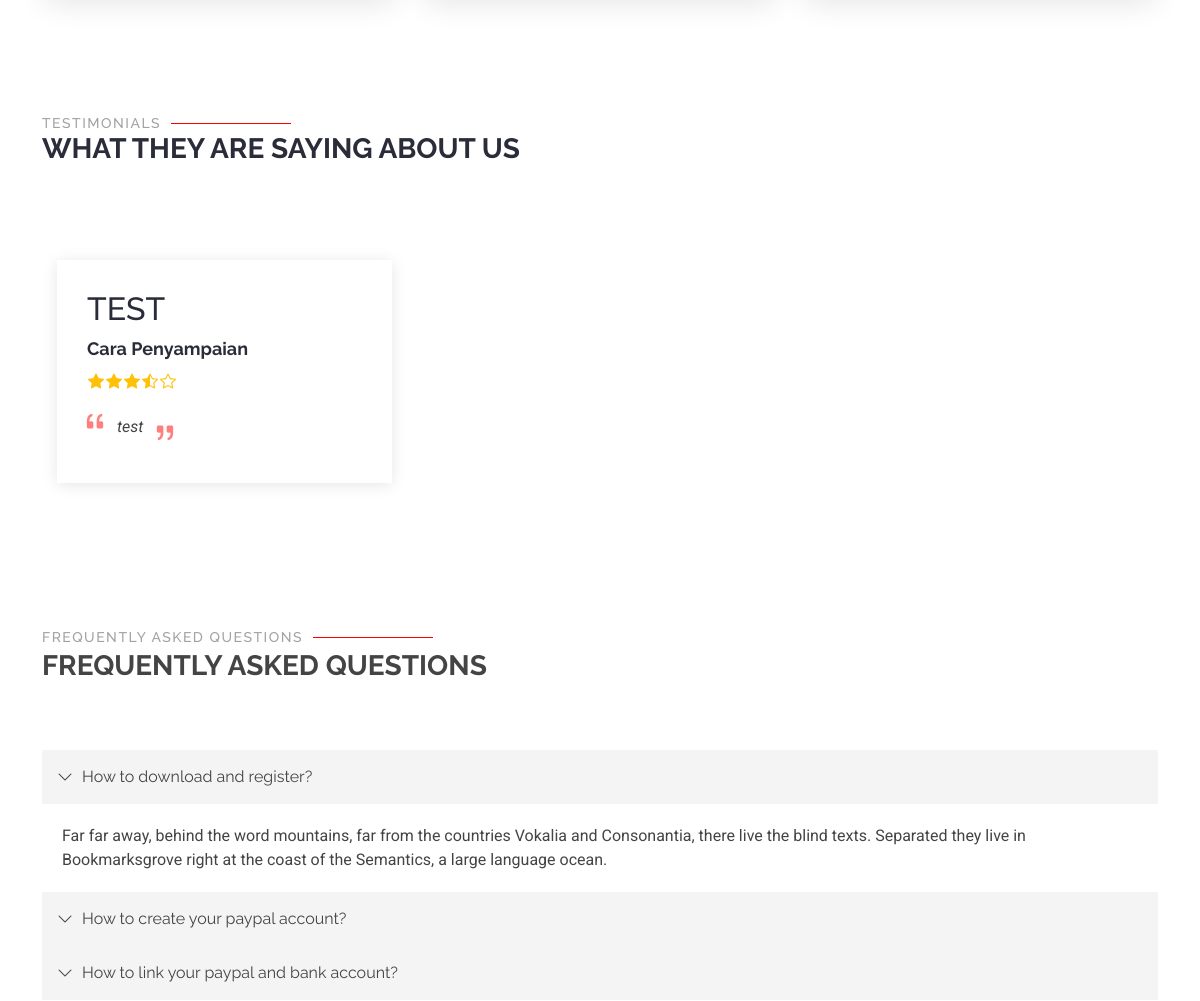
/views/index2.php (middle part), run on an earlier commit of the app's database.
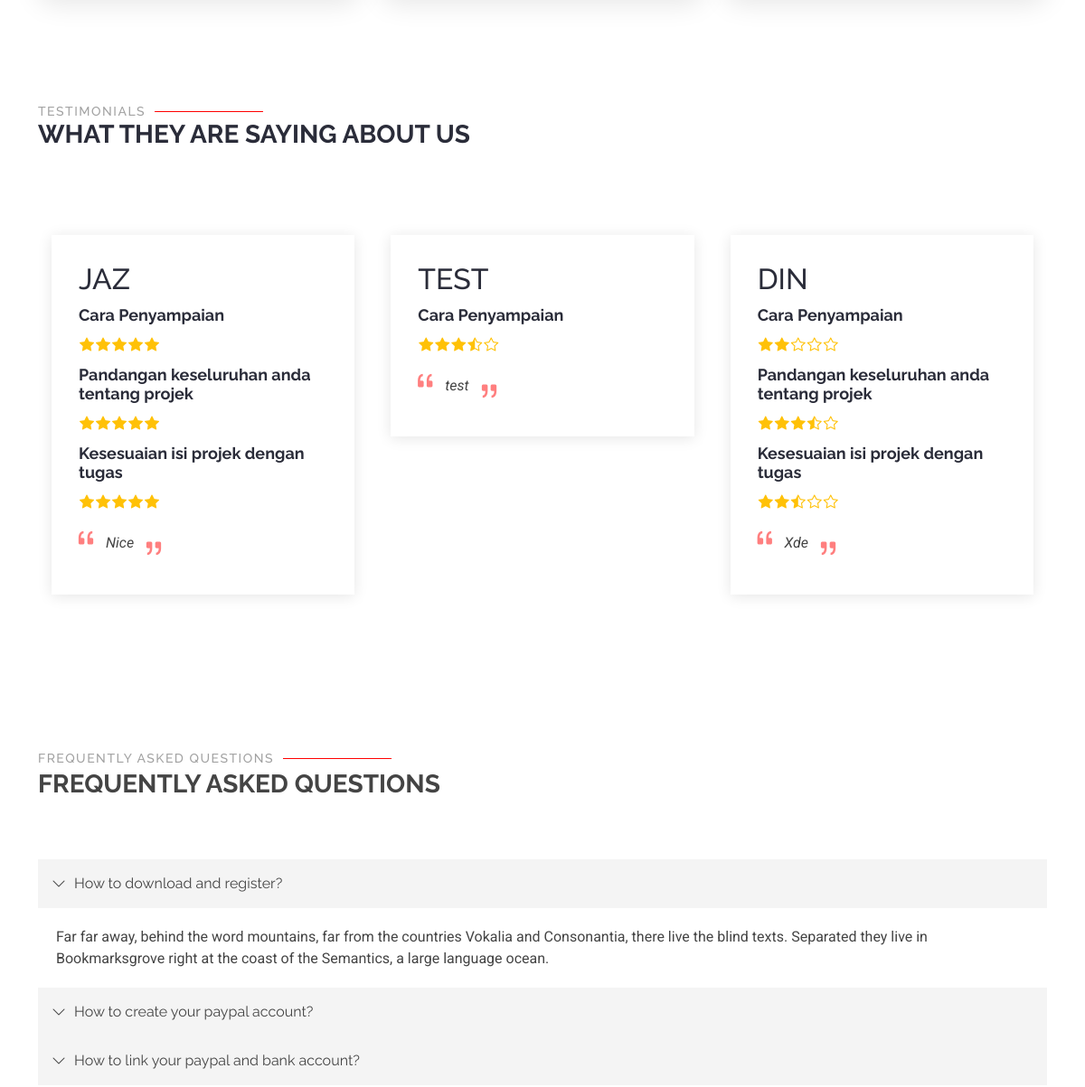
And on a later commit of the database.
### tables this page shows
CREATE TABLE IF NOT EXISTS `feedback` (
  `id` int NOT NULL AUTO_INCREMENT,
  `nama` varchar(100) DEFAULT NULL,
  `content` text,
  `rate1` float DEFAULT NULL,
  `rate2` float DEFAULT NULL,
  `rate3` float DEFAULT NULL,
  `time_add` datetime NOT NULL DEFAULT CURRENT_TIMESTAMP,
  `time_edit` datetime NOT NULL DEFAULT CURRENT_TIMESTAMP ON UPDATE CURRENT_TIMESTAMP,
  PRIMARY KEY (`id`)
);

### views/index2.php (the view, shortened to what this page needs)
<?php include(getcwd() . '/admin/server.php');
?>
<!DOCTYPE html>
<html lang="en">
<head>
  <link href="assets/vendor/bootstrap/css/bootstrap.min.css" rel="stylesheet">
  <link href="assets/vendor/bootstrap-icons/bootstrap-icons.css" rel="stylesheet">
  <link href="assets/vendor/aos/aos.css" rel="stylesheet">
  <link href="assets/vendor/animate.css/animate.min.css" rel="stylesheet">
  <link href="assets/vendor/glightbox/css/glightbox.min.css" rel="stylesheet">
  <link href="assets/vendor/swiper/swiper-bundle.min.css" rel="stylesheet">
  <link href="assets/css/main.css" rel="stylesheet">
</head>
<body class="index-page">
  <main class="main">
    <section id="services" class="services section">
    </section>
    <?php
    $query =
      "SELECT * FROM feedback ORDER BY LENGTH(content) DESC, rate1 DESC, rate2 DESC, rate3 DESC, time_add DESC";
    $feedback = mysqli_query($db, $query);
    if ($feedback) {
      if (mysqli_num_rows($feedback) > 0) {
        ?>
        <section id="testimonials" class="testimonials section">
          <div class="container section-title" data-aos="fade-up">
            <h2>Testimonials</h2>
            <p>What they are saying about us</p>
          </div>
          <div class="container" data-aos="fade-up" data-aos-delay="100">
            <div class="swiper init-swiper">
              <div class="swiper-wrapper">
                <?php while ($row = mysqli_fetch_assoc($feedback)) { ?>
                  <div class="swiper-slide">
                    <div class="testimonial-item">
                      <h2 class="text-uppercase"><?php echo $row['nama'] ?></h2>
                      <?php if ($row['rate1']) { ?>
                        <h3>Cara Penyampaian</h3>
                        <div class="stars">
                          <?php
                          $rating = $row['rate1'];
                          for ($i = 1; $i <= 5; $i++) {
                            if ($i <= floor($rating)) {
                              echo '<i class="bi bi-star-fill"></i>';
                            } else if ($i == ceil($rating) && $rating - floor($rating) >= 0.5) {
                              echo '<i class="bi bi-star-half"></i>';
                            } else {
                              echo '<i class="bi bi-star"></i>';
                            }
                          }
                          ?>
                        </div> <?php }
                      ?>
                      <?php if ($row['rate2']) { ?>
                        <h3>Pandangan keseluruhan anda tentang projek</h3>
                        <div class="stars">
                          <?php
                          $rating = $row['rate2'];
                          for ($i = 1; $i <= 5; $i++) {
                            if ($i <= floor($rating)) {
                              echo '<i class="bi bi-star-fill"></i>';
                            } else if ($i == ceil($rating) && $rating - floor($rating) >= 0.5) {
                              echo '<i class="bi bi-star-half"></i>';
                            } else {
                              echo '<i class="bi bi-star"></i>';
                            }
                          }
                          ?>
                        </div> <?php }
                      ?>
                      <?php if ($row['rate3']) { ?>
                        <h3>Kesesuaian isi projek dengan tugas</h3>
                        <div class="stars">
                          <?php
                          $rating = $row['rate3'];
                          for ($i = 1; $i <= 5; $i++) {
                            if ($i <= floor($rating)) {
                              echo '<i class="bi bi-star-fill"></i>';
                            } else if ($i == ceil($rating) && $rating - floor($rating) >= 0.5) {
                              echo '<i class="bi bi-star-half"></i>';
                            } else {
                              echo '<i class="bi bi-star"></i>';
                            }
                          }
                          ?>
                        </div>
                      <?php }
                      ?>
                      <?php if ($row['content']) { ?>
                        <p>
                          <i class="bi bi-quote quote-icon-left"></i>
                          <span><?php echo $row['content'] ?></span>
                          <i class="bi bi-quote quote-icon-right"></i>
                        </p>
                      <?php }
                      ?>
                    </div>
                  </div>
                <?php } ?>
              </div>
            </div>
          </div>
        </section>
        <?php
      }
    } ?>
    <section id="faq" class="faq section">
      <div class="container section-title" data-aos="fade-up">
        <h2>Frequently Asked Questions</h2>
        <p>Frequently Asked Questions</p>
      </div>
      <div class="container" data-aos="fade-up">
        <div class="row">
          <div class="col-12">
            <div class="custom-accordion" id="accordion-faq">
              <div class="accordion-item">
                <h2 class="mb-0">
                  <button class="btn btn-link" type="button" data-bs-toggle="collapse" data-bs-target="#collapse-faq-1">
                    How to download and register?
                  </button>
                </h2>
                <div id="collapse-faq-1" class="collapse show" aria-labelledby="headingOne"
                  data-parent="#accordion-faq">
                  <div class="accordion-body">
                    Far far away, behind the word mountains, far from the countries
                    Vokalia and Consonantia, there live the blind texts. Separated
                    they live in Bookmarksgrove right at the coast of the Semantics,
                    a large language ocean.
                  </div>
                </div>
              </div>
              <div class="accordion-item">
                <h2 class="mb-0">
                  <button class="btn btn-link collapsed" type="button" data-bs-toggle="collapse"
                    data-bs-target="#collapse-faq-2">
                    How to create your paypal account?
                  </button>
                </h2>
              </div>
              <div class="accordion-item">
                <h2 class="mb-0">
                  <button class="btn btn-link collapsed" type="button" data-bs-toggle="collapse"
                    data-bs-target="#collapse-faq-3">
                    How to link your paypal and bank account?
                  </button>
                </h2>
              </div>
            </div>
          </div>
        </div>
      </div>
    </section>
  </main>
</body>
</html>

### assets/css/main.css (style rules this page uses)
:root { --default-font: "Roboto", system-ui, -apple-system, "Segoe UI", Roboto, "Helvetica Neue", Arial, "Noto Sans", "Liberation Sans", sans-serif, "Apple Color Emoji", "Segoe UI Emoji", "Segoe UI Symbol", "Noto Color Emoji"; --heading-font: "Raleway", sans-serif; --nav-font: "Poppins", sans-serif; }
:root { --background-color: #ffffff; --default-color: #444444; --heading-color: #2a2c39; --accent-color: #ff0000; --surface-color: #ffffff; --contrast-color: #ffffff; }
:root { --nav-color: #ffffff; --nav-hover-color: #ff0000; --nav-mobile-background-color: #ffffff; --nav-dropdown-background-color: #ffffff; --nav-dropdown-color: #060606; --nav-dropdown-hover-color: #ff0000; }
:root { scroll-behavior: smooth; }
body { color: var(--default-color); background-color: var(--background-color); font-family: var(--default-font); }
h1, h2, h3, h4, h5, h6 { color: var(--heading-color); font-family: var(--heading-font); }
section, .section { color: var(--default-color); background-color: var(--background-color); padding: 60px 0; scroll-margin-top: 77px; overflow: clip; }
.section-title { padding-bottom: 60px; position: relative; }
.section-title h2 { font-size: 14px; font-weight: 500; padding: 0; line-height: 1px; margin: 0; letter-spacing: 1.5px; text-transform: uppercase; color: color-mix(in srgb, var(--default-color), transparent 50%); position: relative; }
.section-title h2::after { content: ""; width: 120px; height: 1px; display: inline-block; background: var(--accent-color); margin: 4px 10px; }
.section-title p { color: var(--heading-color); margin: 0; font-size: 28px; font-weight: 700; text-transform: uppercase; font-family: var(--heading-font); }
.testimonials .testimonial-item { background-color: var(--surface-color); box-shadow: 0px 2px 15px rgba(0, 0, 0, 0.1); box-sizing: content-box; padding: 30px; margin: 30px 15px; position: relative; height: 100%; }
.testimonials .testimonial-item h3 { font-size: 18px; font-weight: bold; margin: 10px 0 5px 0; }
.stars { margin: 10px 0; }
.stars i { color: #ffc107; margin: 0 1px; }
.testimonials .testimonial-item .quote-icon-left, .testimonials .testimonial-item .quote-icon-right { color: color-mix(in srgb, var(--accent-color), transparent 50%); font-size: 26px; line-height: 0; }
.testimonials .testimonial-item .quote-icon-left { display: inline-block; left: -5px; position: relative; }
.testimonials .testimonial-item .quote-icon-right { display: inline-block; right: -5px; position: relative; top: 10px; transform: scale(-1, -1); }
.testimonials .testimonial-item p { font-style: italic; margin: 15px auto 15px auto; }
.testimonials .swiper-wrapper { height: auto; }
.faq p { line-height: 1.7; color: var(--default-color); }
.faq .custom-accordion .accordion-item { background-color: var(--surface-color); margin-bottom: 0px; position: relative; border-radius: 0px; overflow: hidden; }
.faq .custom-accordion .accordion-item .btn-link { display: block; width: 100%; padding: 15px 0; text-decoration: none; text-align: left; color: var(--default-color); border: none; padding-left: 40px; border-radius: 0; position: relative; background-color: color-mix(in srgb, var(--default-color), transparent 94%); }
.faq .custom-accordion .accordion-item .btn-link:before { content: "\f282"; display: inline-block; font-family: "bootstrap-icons" !important; font-style: normal; font-weight: normal !important; font-variant: normal; text-transform: none; line-height: 1; vertical-align: -0.125em; -webkit-font-smoothing: antialiased; position: absolute; top: 50%; transform: translateY(-50%); left: 15px; }
.faq .custom-accordion .accordion-item .accordion-body { padding: 20px 20px 20px 20px; color: var(--default-color); }

What changed in the data, as far as the page shows it:
added feedback: nama "JAZ", rate1 "Cara Penyampaian", shows "Pandangan keseluruhan anda tentang projek", rate2 5 (drawn), rate3 "Kesesuaian isi projek dengan tugas", content "Nice"
added feedback: nama "DIN", rate1 "Cara Penyampaian", shows "Pandangan keseluruhan anda tentang projek", rate2 3.5 (drawn), rate3 "Kesesuaian isi projek dengan tugas", content "Xde"
